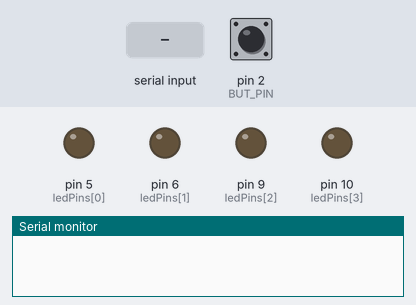
A program run on a simulated SparkFun Pro Micro, built with avr-gcc and run on an emulated ATmega32U4. On the bench: output pins drawn as LEDs (lit = HIGH), the last lines printed to the serial monitor. Inputs (shaded band) come from the test bench; at power-on: pin 2 (BUT_PIN) HIGH.

Above: at 1.3 s.
1.4 s: pin 2 (BUT_PIN) pulled LOW for 0.15 s
At 2.6 s:
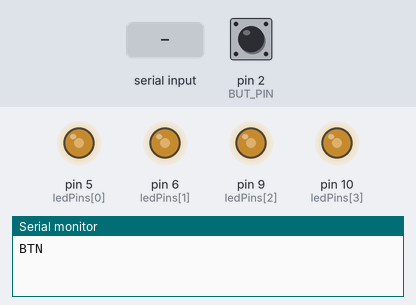
3.0 s: "LED_ON\n" received over Serial
At 3.7 s:
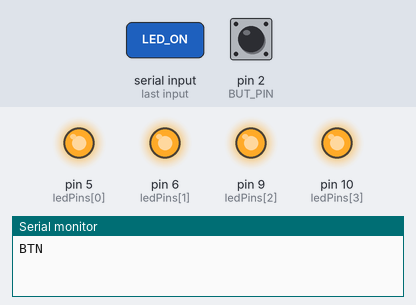
4.5 s: pin 2 (BUT_PIN) pulled LOW for 1 s
At 5.1 s:
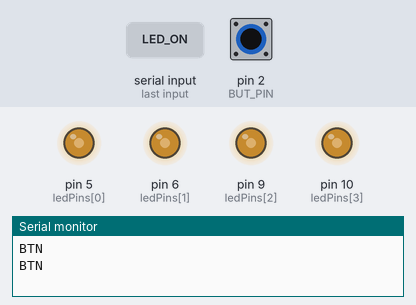
7.0 s: "LED_OFF\n" received over Serial
At 8.0 s:
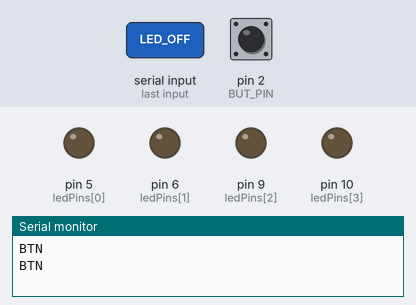
8.5 s: pin 2 (BUT_PIN) pulled LOW for 3.2 s
At 9.4 s:
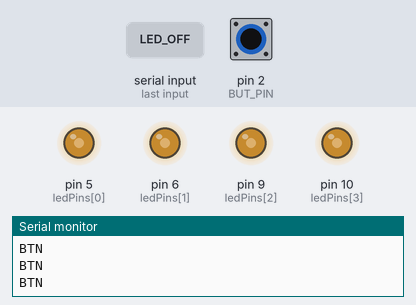
Timing chart, 0 to 11.5 s (numbered marks = the images above; inputs shaded):
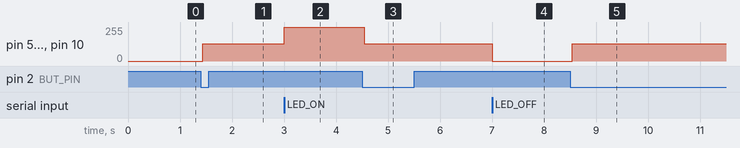

Measured:
- after the input at 1.4 s, pin 5 (ledPins[0]), pin 6 (ledPins[1]), pin 9 (ledPins[2]), pin 10 (ledPins[3]): 0/255 → 128/255 at once
- after the input at 3.0 s, pin 5 (ledPins[0]), pin 6 (ledPins[1]), pin 9 (ledPins[2]), pin 10 (ledPins[3]): 128/255 → 255/255 at once
- after the input at 4.5 s, pin 5 (ledPins[0]), pin 6 (ledPins[1]), pin 9 (ledPins[2]), pin 10 (ledPins[3]): 255/255 → 128/255 at once
- after the input at 7.0 s, pin 5 (ledPins[0]), pin 6 (ledPins[1]), pin 9 (ledPins[2]), pin 10 (ledPins[3]): 128/255 → 0/255 at once
- after the input at 8.5 s, pin 5 (ledPins[0]), pin 6 (ledPins[1]), pin 9 (ledPins[2]), pin 10 (ledPins[3]): 0/255 → 128/255 at once

The program:

main.cpp
```cpp
#include <Arduino.h>

#define BUT_PIN        2
#define DEBOUNCE_MS    10    // sample every 10 ms
#define DEBOUNCE_STEPS 5    // require 10 consecutive stable low readings

const uint8_t ledPins[] = {5, 6, 9, 10};

// Debounce state
enum DebounceState { IDLE, SAMPLING };
volatile DebounceState dbState = IDLE;
unsigned long nextSampleTime = 0;
uint8_t stableCount = 0;

bool buttonPressed = false;   // consumed in loop

char rxBuf[32];
uint8_t rxPos = 0;

void buttonISR() {
  // Only kick off sampling if we're not already doing so
  if (dbState == IDLE) {
    dbState = SAMPLING;
    stableCount = 0;
  }
}

void setLEDs(uint8_t brightness) {
  for (uint8_t i = 0; i < 4; i++) {
    analogWrite(ledPins[i], brightness);
  }
}

void handleCommand(const char *cmd) {
  if (strcmp(cmd, "LED_OFF") == 0) {
    setLEDs(0);
  } else if (strcmp(cmd, "LED_ON") == 0) {
    setLEDs(255);
  } else if (strncmp(cmd, "LED:", 4) == 0) {
    int val = atoi(cmd + 4);
    val = constrain(val, 0, 255);
    setLEDs((uint8_t)val);
  }
}

void setup() {
  pinMode(BUT_PIN, INPUT_PULLUP);
  attachInterrupt(digitalPinToInterrupt(BUT_PIN), buttonISR, FALLING);

  for (uint8_t i = 0; i < 4; i++) {
    pinMode(ledPins[i], OUTPUT);
    analogWrite(ledPins[i], 0);
  }

  Serial.begin(115200);
  while (!Serial);
  delay(100);
}

void loop() {
  unsigned long now = millis();

  // --- Debounce state machine ---
  if (dbState == SAMPLING) {

    if (now >= nextSampleTime) {
      nextSampleTime = now + DEBOUNCE_MS;

      if (digitalRead(BUT_PIN) == LOW) {
        stableCount++;
        //Serial.print("stable count: ");
        //Serial.println(stableCount);

        if (stableCount >= DEBOUNCE_STEPS) {
          // Confirmed press - wait for release before accepting another
          buttonPressed = true;
          stableCount = 0;
          dbState = IDLE;

          // Re-arm ISR only on rising edge (release) to avoid re-triggering
          detachInterrupt(digitalPinToInterrupt(BUT_PIN));
          attachInterrupt(digitalPinToInterrupt(BUT_PIN), []() {
            // Switch released - re-arm for next press
            detachInterrupt(digitalPinToInterrupt(BUT_PIN));
            attachInterrupt(digitalPinToInterrupt(BUT_PIN), buttonISR, FALLING);
          }, RISING);

          Serial.println("BTN");
        }
      } else {
        // Pin went high mid-sequence - noise, reset
        //Serial.println("noise - resetting count");
        stableCount = 0;
        dbState = IDLE;  // wait for ISR to kick us again
      }
    }
  }

  // --- Consume button press ---
  if (buttonPressed) {
    buttonPressed = false;
    setLEDs(128);  // example action
  }

  // --- Non-blocking serial reader ---
  while (Serial.available() > 0) {
    char c = Serial.read();
    if (c == '\n' || c == '\r') {
      if (rxPos > 0) {
        rxBuf[rxPos] = '\0';
        handleCommand(rxBuf);
        rxPos = 0;
      }
    } else {
      if (rxPos < sizeof(rxBuf) - 1) {
        rxBuf[rxPos++] = c;
      } else {
        rxPos = 0;
      }
    }
  }
}
```
